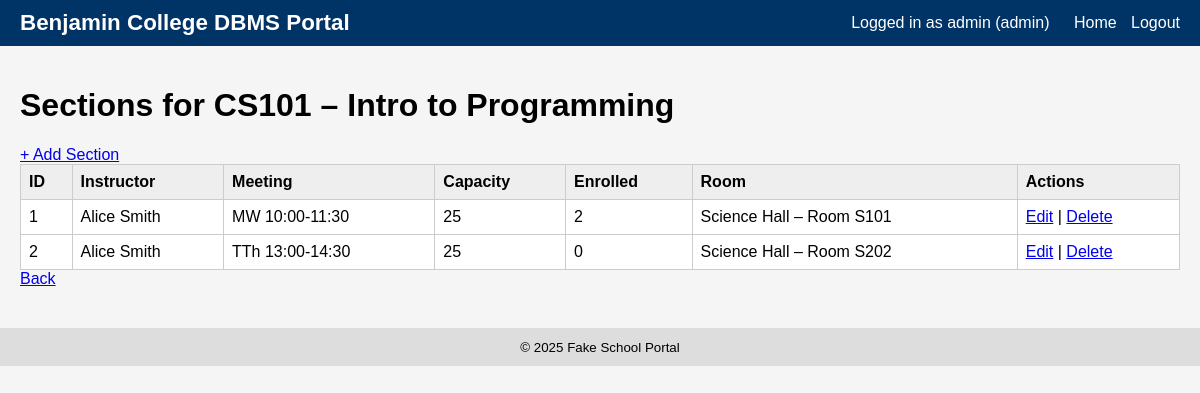
The app's page /admin/courses/1/sections (signed in) with its own data.
### tables this page shows
CREATE TABLE Course (
    course_id INTEGER PRIMARY KEY AUTOINCREMENT,
    course_code TEXT NOT NULL UNIQUE,
    course_name TEXT NOT NULL,
    credit INTEGER,
    department_id INTEGER,
    FOREIGN KEY (department_id) REFERENCES Department(department_id)
);

CREATE TABLE CourseSelection (
    selection_id INTEGER PRIMARY KEY AUTOINCREMENT,
    course_id INTEGER NOT NULL,
    instructor_id INTEGER,
    room_id INTEGER,
    capacity INTEGER DEFAULT 30,
    FOREIGN KEY (course_id) REFERENCES Course(course_id),
    FOREIGN KEY (instructor_id) REFERENCES Employee(employee_id),
    FOREIGN KEY (room_id) REFERENCES Room(room_id)
);

CREATE TABLE Building (
    building_id INTEGER PRIMARY KEY AUTOINCREMENT,
    building_name TEXT NOT NULL UNIQUE
);

CREATE TABLE Room (
    room_id INTEGER PRIMARY KEY AUTOINCREMENT,
    room_number TEXT NOT NULL,
    building_id INTEGER NOT NULL,
    FOREIGN KEY (building_id) REFERENCES Building(building_id)
);

### app.py (the view)
@app.route("/admin/courses/<int:course_id>/sections")
@login_required(role="admin")
def admin_course_sections(course_id):
    db = get_db()
    course = db.execute(
        "SELECT * FROM Course WHERE course_id=?", (course_id,)
    ).fetchone()
    sections_raw = db.execute(
        """
        SELECT cs.selection_id,
               cs.course_id,
               cs.capacity,
               (SELECT COUNT(*) FROM Enrollment WHERE selection_id = cs.selection_id) AS enrolled,
               e.first_name || ' ' || e.last_name AS instructor_name,
               b.building_name,
               r.room_number
        FROM CourseSelection cs
        LEFT JOIN Employee e ON cs.instructor_id = e.employee_id
        LEFT JOIN Room r ON cs.room_id = r.room_id
        LEFT JOIN Building b ON r.building_id = b.building_id
        WHERE cs.course_id = ?
        ORDER BY cs.selection_id
        """,
        (course_id,),
    ).fetchall()
    sections = attach_meeting_labels(db, sections_raw)
    return render_template(
        "course_sections.html",
        course=course,
        sections=sections
    )

### app.py (called while the page is built)
def get_db():
    if "db" not in g:
        g.db = sqlite3.connect(DATABASE)
        g.db.row_factory = sqlite3.Row
    return g.db

def get_section_schedule(db, selection_id):
    return db.execute(
        """
        SELECT day_code, start_time, end_time
        FROM CourseSchedule
        WHERE selection_id = ?
        """,
        (selection_id,),
    ).fetchall()

def build_meeting_label(rows):
    if not rows:
        return ""
    rows_sorted = sorted(rows, key=lambda r: DAY_ORDER.get(r["day_code"], 99))
    days = [r["day_code"] for r in rows_sorted]
    start_time = rows_sorted[0]["start_time"]
    end_time = rows_sorted[0]["end_time"]
    day_str = "".join(days)
    return f"{day_str} {start_time}-{end_time}"

def attach_meeting_labels(db, rows):
    out = []
    for row in rows:
        selection_id = row["selection_id"]
        sched = get_section_schedule(db, selection_id)
        label = build_meeting_label(sched)
        d = dict(row)
        d["meeting_label"] = label
        out.append(d)
    return out

def login_required(role=None):
    def decorator(view):
        @wraps(view)
        def wrapped_view(**kwargs):
            if "user_id" not in session:
                return redirect(url_for("login"))
            if role and session.get("role") != role:
                flash("Unauthorized access.")
                return redirect(url_for("home"))
            return view(**kwargs)
        return wrapped_view
    return decorator

### templates/course_sections.html
{% extends "base.html" %}
{% block content %}
<h1>Sections for {{ course.course_code }} – {{ course.course_name }}</h1>
<a href="{{ url_for('admin_add_section', course_id=course.course_id) }}" class="btn">+ Add Section</a>
<table border="1" cellpadding="6">
<thead>
<tr>
    <th>ID</th>
    <th>Instructor</th>
    <th>Meeting</th>
    <th>Capacity</th>
    <th>Enrolled</th>
    <th>Room</th>
    <th>Actions</th>
</tr>
</thead>
<tbody>
{% for s in sections %}
<tr>
    <td>{{ s.selection_id }}</td>
    <td>{{ s.instructor_name or "TBA" }}</td>
    <td>{{ s.meeting_label }}</td>
    <td>{{ s.capacity }}</td>
    <td>{{ s.enrolled }}</td>
    <td>{{ s.building_name }} – Room {{ s.room_number }}</td>
    <td>
        <a href="{{ url_for('admin_edit_section', selection_id=s.selection_id, course_id=course.course_id) }}">Edit</a> |
        <a href="{{ url_for('admin_delete_section', selection_id=s.selection_id, course_id=course.course_id) }}"
           onclick="return confirm('Delete section?');">Delete</a>
    </td>
</tr>
{% endfor %}
</tbody>
</table>
<a href="{{ url_for('admin_courses') }}" class="btn">Back</a>
{% endblock %}

### static/style.css (style rules this page uses)
body { font-family: Arial, sans-serif; margin: 0; background: #f5f5f5; }
table { border-collapse: collapse; width: 100%; background: white; }
table th, table td { border: 1px solid #ccc; padding: 8px; text-align: left; }
table th { background: #eee; }

### records on screen
Course: course_code "CS101", course_name "Intro to Programming"
CourseSelection: selection_id "1", instructor_name "Alice Smith", meeting_label "MW 10:00-11:30", capacity "25", enrolled "2", building_name "Science Hall", room_number "S101"
CourseSelection: selection_id "2", instructor_name "Alice Smith", meeting_label "TTh 13:00-14:30", capacity "25", enrolled "0", building_name "Science Hall", room_number "S202"

### other values on screen
{{ session.get('username') }} "admin"
{{ session.get('role') }} "admin"
